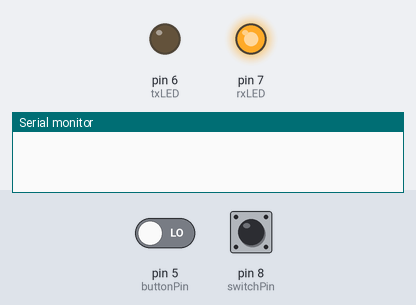
Recording of a sketch running on a simulated Arduino Uno, built with avr-gcc and run on an emulated ATmega328P. Shown: output pins drawn as LEDs (lit = HIGH), the last lines printed to the serial monitor. The test bench sets the inputs (shaded band); at power-on: pin 8 (switchPin) LOW, pin 5 (buttonPin) LOW.

Above: at 1.2 s.
1.3 s: pin 8 (switchPin) pulled HIGH for 0.15 s
At 1.37 s:
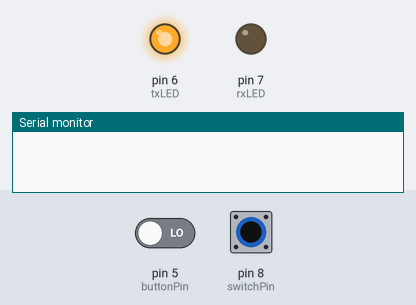
2.9 s: pin 8 (switchPin) pulled HIGH for 3.2 s
At 6.6 s:
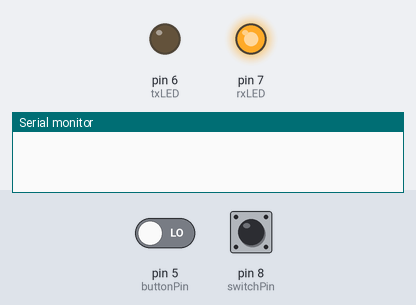
7.6 s: pin 5 (buttonPin) driven HIGH and pin 8 (switchPin) driven HIGH
At 9.0 s:
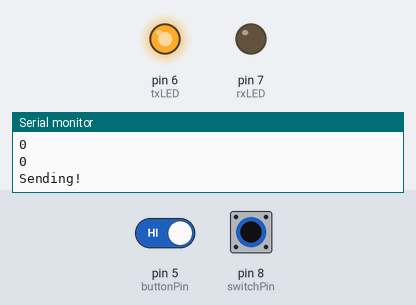
9.5 s: pin 8 (switchPin) driven LOW
At 10.1 s:
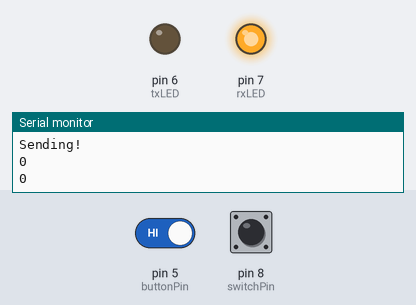
Timing chart, 0 to 12.3 s (numbered marks = the images above; inputs shaded):
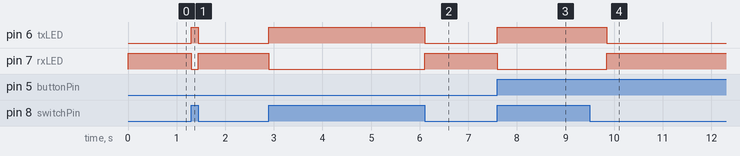

Measured:
- after the input at 1.3 s, pin 6 (txLED): LOW → HIGH at once, → LOW 0.15 s later; pin 7 (rxLED): HIGH → LOW at once, → HIGH 0.15 s later
- after the input at 2.9 s, pin 6 (txLED): LOW → HIGH at once, → LOW 3.2 s later; pin 7 (rxLED): HIGH → LOW at once, → HIGH 3.2 s later
- after the input at 7.6 s, pin 6 (txLED): LOW → HIGH at once; pin 7 (rxLED): HIGH → LOW at once
- after the input at 9.5 s, pin 6 (txLED): HIGH → LOW after 0.35 s; pin 7 (rxLED): LOW → HIGH after 0.35 s

The sketch:

Working_TXRX.ino
```cpp
#include <RCSwitch.h>

RCSwitch mySwitch = RCSwitch();
int switchPin = 8;
int rxLED = 7; //yellow
int txLED = 6; //green
int buttonPin = 5;
//unsigned long data_to_send;
unsigned long data = 0;
unsigned long data_length = 0 ;
unsigned int* data_bin;

void setup() {

  Serial.begin(9600);

  // Transmitter is connected to Arduino Pin #10
  mySwitch.enableTransmit(10);
  //Receiver is connected to Arduino Pin Digital #2
  mySwitch.enableReceive(0);

  pinMode(switchPin, INPUT);
  pinMode(buttonPin, INPUT);
  pinMode(rxLED, OUTPUT);
  pinMode(txLED, OUTPUT);

  //Optional set protocol (default is 1, will work for most outlets)
  //mySwitch.setProtocol(2);

  //Optional set pulse length.
   mySwitch.setPulseLength(321);

  //Optional set number of transmission repetitions.
   mySwitch.setRepeatTransmit(1);

}

void loop() {
  int switchVal = digitalRead(switchPin);
  if(switchVal == HIGH) {
    digitalWrite(rxLED, LOW);
    digitalWrite(txLED, HIGH);
    int buttonVal = digitalRead(buttonPin);

    if(buttonVal == HIGH) {
      //Transmitting
      Serial.println("Sending!");
      //sending as decimal
      mySwitch.send(data, data_length);
      Serial.println(data);
      Serial.println(data_length);
      //sending as binary
      //mySwitch.sendChar("1111111111000010010011110000100000100010011010000010110000000101");

      //mySwitch.send("010000101001111100101111111111111111111");
      //Serial.println("01000010100111110010110010101011101100101111011010110110101");
      //mySwitch.send(data, data_length);
    }
  } else {
    //Receiving
    digitalWrite(rxLED, HIGH);
    digitalWrite(txLED, LOW);
    //Serial.println("Receiving");

    if (mySwitch.available()) {
      //transmit with decimal
      data = mySwitch.getReceivedValue();
      data_length = mySwitch.getReceivedBitlength();
      //transmit with binary format
      //data_bin = mySwitch.getReceivedRawdata();

      Serial.println(data);
      Serial.println(data_length);
      //Serial.println(*data_bin);
      //output(mySwitch.getReceivedValue(), mySwitch.getReceivedBitlength(), mySwitch.getReceivedDelay(), mySwitch.getReceivedRawdata(),mySwitch.getReceivedProtocol());
      mySwitch.resetAvailable();//resets data or getReceivedValue to 0
    } else {
    //Serial.println("not available");
    }
  }
}
```
